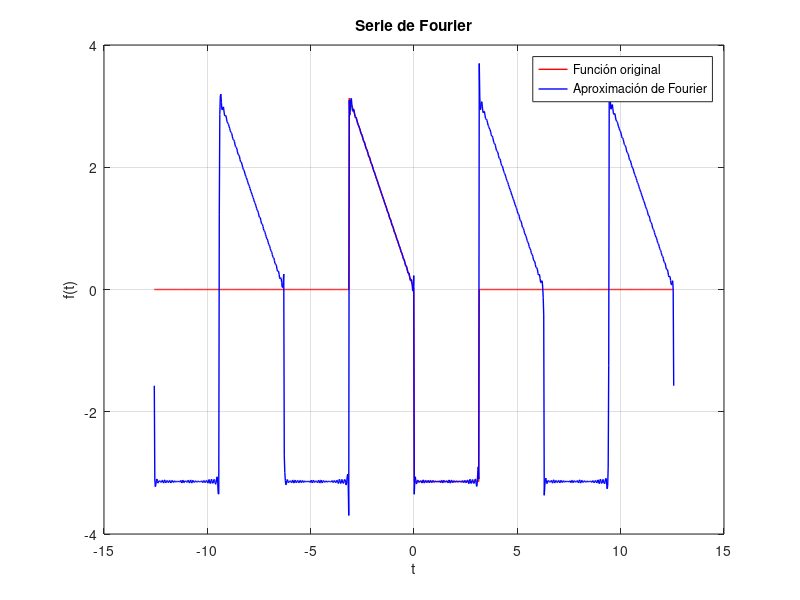

Here is the MATLAB script that generated this plot:
%% Series de Fourier
clc
clear
%% Periodo
T=2*pi;
t=linspace(-2*T, 2*T, 1000);
% Funcion usada
%Funcion=@(t) t;
% Funcion=@(t) (pi-t)/2;
% Funcion con condiciones
 Funcion=@(t) (t>0 & t<pi).*(-pi) + (-pi<t&t<0).*(-t) ;
N=200;
A_cero= (2/T) *integral(@(t) Funcion(t), -T/2, T/2);
Fourier=0;

for n = 1:N
    a= (2/T) * integral(@(t) Funcion(t).*cos((2*pi*n*t)/T), -T/2, T/2); 
    b= (2/T) * integral(@(t) Funcion(t).*sin((2*pi*n*t)/T), -T/2, T/2);

    Fourier =  Fourier +(a*cos(2*pi*n*t/T) + b*sin(2*pi*n*t/T));
end

Fourier=Fourier + A_cero/2;
% Visualización
figure(1);
plot(t, Funcion(t), 'r', 'LineWidth', 1); 
hold on;
plot(t, Fourier, 'b', 'LineWidth', 1);
xlabel('t');
ylabel('f(t)');
title('Serie de Fourier');
legend('Función original', 'Aproximación de Fourier');
grid on;


